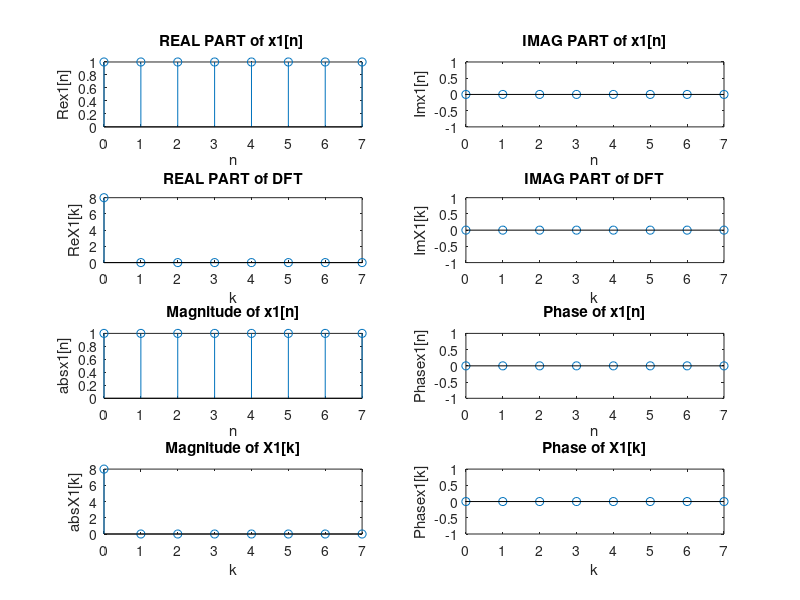

The MATLAB script that drew this image:
nn = 0 : (8-1) ;
%xx= exp(1i*nn/3) ;
x1= [1 1 1 1 1 1 1 1];
XX1 =fft(x1) ;
kk = nn ;
subplot(421)
stem (kk , real(x1 ))
title( 'REAL PART of x1[n] ' ) , xlabel( 'n'), ylabel('Re{x1[n]}')
subplot(422)
stem(kk , imag(x1))
title( ' IMAG PART of x1[n] ' ) , xlabel( 'n' ), ylabel('Im{x1[n]}')
subplot(423)
stem(kk , real(XX1))
title( ' REAL PART of DFT ' ) , xlabel( 'k' ), ylabel('Re{X1[k]}')
subplot ( 424)
stem(kk , imag(XX1))
title( ' IMAG PART of DFT ' ) , xlabel( 'k' ), ylabel('Im{X1[k]}')

M_x=abs(x1);
Ph_x=angle(x1);
subplot ( 425)
stem(nn , M_x)
title( ' Magnitude of x1[n] ' ) , xlabel( 'n' ), ylabel('abs{x1[n]}')

subplot ( 426)
stem(nn , Ph_x)
title( ' Phase of x1[n] ' ) , xlabel( 'n' ), ylabel('Phase{x1[n]}')

M_X=abs(XX1);
Ph_X=angle(XX1);


subplot ( 427)
stem(kk , M_X)
title( ' Magnitude of X1[k] ' ) , xlabel( 'k' ), ylabel('abs{X1[k]}')

subplot ( 428)
stem(kk , Ph_X)
title( ' Phase of X1[k] ' ) , xlabel( 'k' ), ylabel('Phase{x1[k]}')
